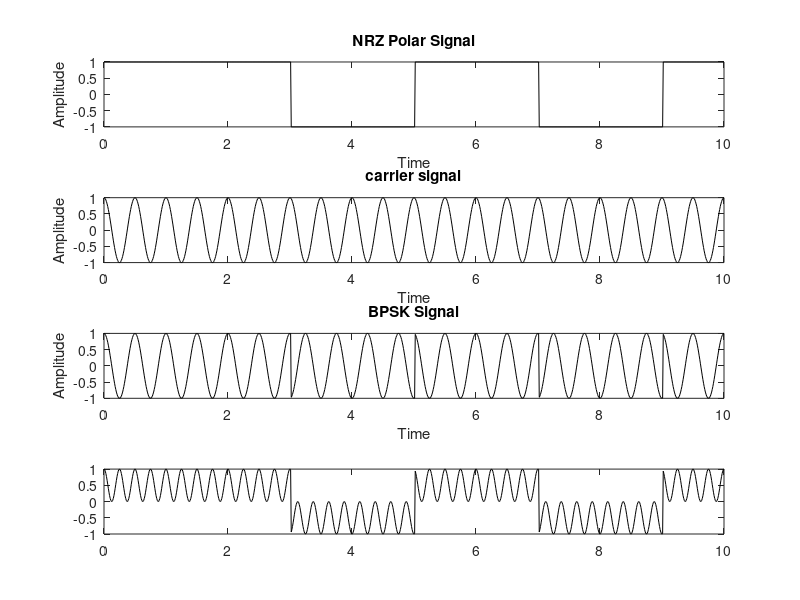

Reproduce this figure in MATLAB. (Note: this script raises an error after producing the figure.)
clear all;close all;
N=10;
disp('Input message sequence')
n=randi([0,1],1,N)%input 

for i1=1:N
    if n(i1)==1;
        nn(i1)=1;
    else
        nn(i1)=-1;
    end
    
end
%signal
s=100;
i=1;
t=0:1/s:N;
for j=1:length(t)
    if t(j)<=i;
        m(j)=nn(i);
    else
        m(j)=nn(i);
        i=i+1;
    end
end

%plotting
subplot(411);
plot(t,m,'k-');
xlabel('Time');
ylabel('Amplitude');
title('NRZ Polar Signal');

%carier
c=cos(2*pi*2*t);
subplot(412);
plot(t,c,'k-');
xlabel('Time');
ylabel('Amplitude');
title('carrier signal');
% BPSK modulation
x=m.*c;
subplot(413);
plot(t,x,'k-');
xlabel('Time');
ylabel('Amplitude');
title('BPSK Signal');
%coherent detection
y=x;
y1=y.*c;%product modulator
subplot(414);
plot(t,y1,'k-');

%integration o/p
%k=1/s:1/s:1;
int_op=[];
for ii=0:s:length(y1)-s;
    int_o=(1/s)*trapz(y1(ii+1:ii+s));
    int_op=[int_op int_o];
end
%hard-decision decoding
disp('Detected bits:')
det=(round(int_op,1)>=0.5)
%BER Computation
ber=sum(n~=det)/N

